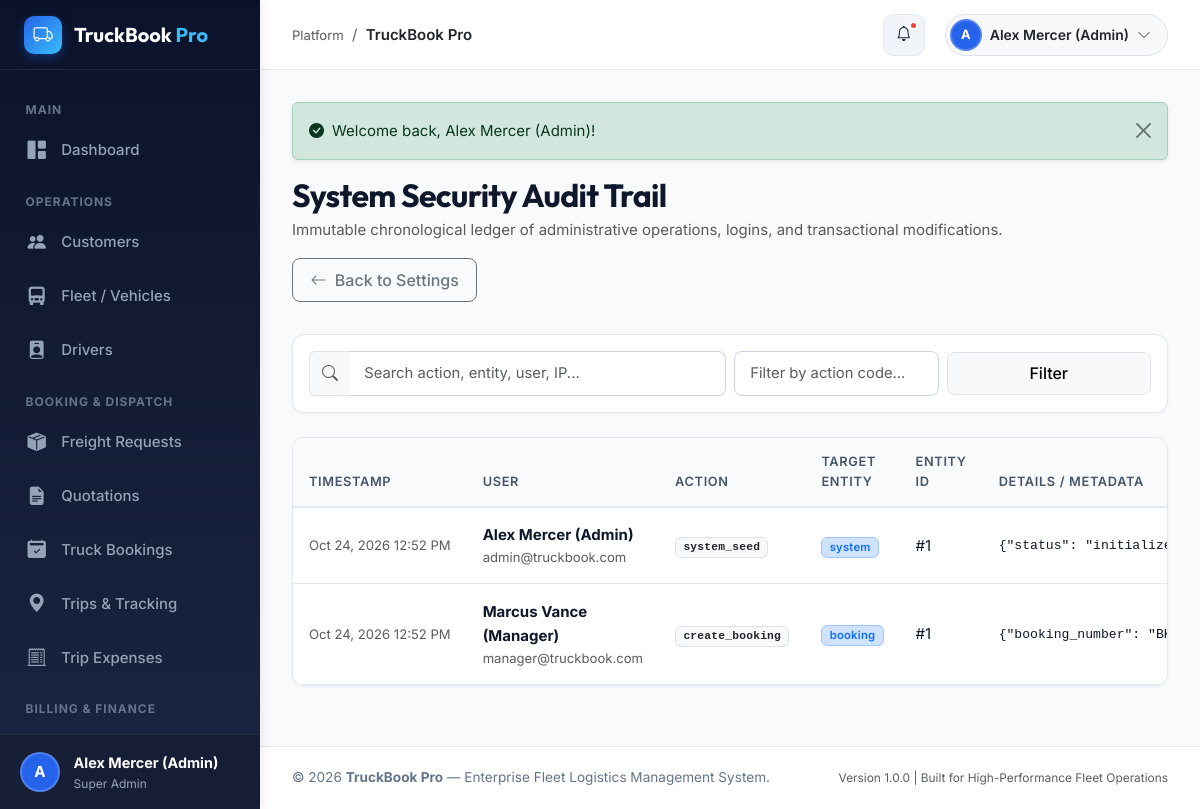
Screenshot of /modules/settings/audit_logs.php (signed in) with the database file from the repository.
### tables this page shows
CREATE TABLE `users` (
  `id` INT UNSIGNED AUTO_INCREMENT PRIMARY KEY,
  `role_id` INT UNSIGNED NOT NULL,
  `name` VARCHAR(100) NOT NULL,
  `email` VARCHAR(120) NOT NULL UNIQUE,
  `password_hash` VARCHAR(255) NOT NULL,
  `phone` VARCHAR(25) NULL,
  `status` ENUM('active', 'inactive', 'suspended') NOT NULL DEFAULT 'active',
  `avatar` VARCHAR(255) NULL,
  `last_login` DATETIME NULL,
  `created_at` DATETIME NOT NULL DEFAULT CURRENT_TIMESTAMP,
  `updated_at` DATETIME NOT NULL DEFAULT CURRENT_TIMESTAMP ON UPDATE CURRENT_TIMESTAMP,
  INDEX `idx_users_role` (`role_id`),
  INDEX `idx_users_email` (`email`),
  INDEX `idx_users_status` (`status`),
  CONSTRAINT `fk_users_role` FOREIGN KEY (`role_id`) REFERENCES `roles` (`id`) ON DELETE RESTRICT
);

CREATE TABLE `roles` (
  `id` INT UNSIGNED AUTO_INCREMENT PRIMARY KEY,
  `name` VARCHAR(50) NOT NULL,
  `slug` VARCHAR(50) NOT NULL UNIQUE,
  `description` TEXT NULL,
  `created_at` DATETIME NOT NULL DEFAULT CURRENT_TIMESTAMP
);

CREATE TABLE `audit_logs` (
  `id` INT UNSIGNED AUTO_INCREMENT PRIMARY KEY,
  `user_id` INT UNSIGNED NULL,
  `action` VARCHAR(100) NOT NULL,
  `entity_type` VARCHAR(50) NOT NULL,
  `entity_id` INT UNSIGNED NULL,
  `old_values` JSON NULL,
  `new_values` JSON NULL,
  `ip_address` VARCHAR(45) NULL,
  `user_agent` VARCHAR(255) NULL,
  `created_at` DATETIME NOT NULL DEFAULT CURRENT_TIMESTAMP,
  INDEX `idx_audit_logs_user` (`user_id`),
  INDEX `idx_audit_logs_action` (`action`),
  INDEX `idx_audit_logs_entity` (`entity_type`, `entity_id`),
  CONSTRAINT `fk_audit_logs_user` FOREIGN KEY (`user_id`) REFERENCES `users` (`id`) ON DELETE SET NULL
);

### includes/auth.php (called while the page is built, shortened)
<?php
function isLoggedIn(): bool {
    return !empty($_SESSION['user_id']) && !empty($_SESSION['role_slug']);
}
function currentUser(): ?array {
    static $cachedUser = null;
    if ($cachedUser !== null) {
        return $cachedUser;
    }
    try {
        $pdo = getDbConnection();
        $stmt = $pdo->prepare("
            SELECT u.id, u.role_id, u.name, u.email, u.phone, u.status, u.avatar, u.last_login,
                   r.name AS role_name, r.slug AS role_slug
            FROM users u
            JOIN roles r ON u.role_id = r.id
            WHERE u.id = ? AND u.status = 'active'
            LIMIT 1
        ");
        $stmt->execute([$_SESSION['user_id']]);
        $user = $stmt->fetch();
        if ($user) {
            $cachedUser = $user;
            return $user;
        }
    } catch (Throwable $e) {
        error_log("Error fetching current user: " . $e->getMessage());
    }
    return null;
}
function currentRole(): string {
    return $_SESSION['role_slug'] ?? 'guest';
}

### includes/validation.php (called while the page is built, shortened)
<?php
function e(?string $string): string {
    return htmlspecialchars((string)($string ?? ''), ENT_QUOTES, 'UTF-8');
}

### modules/settings/audit_logs.php (the view, shortened to what this page needs)
<?php
require_once __DIR__ . '/../../includes/header.php';
$pdo = getDbConnection();
$search = trim($_GET['search'] ?? '');
$actionFilter = trim($_GET['action'] ?? '');
$page = max(1, (int)($_GET['page'] ?? 1));
$perPage = 15;
$offset = ($page - 1) * $perPage;
$whereClauses = [];
$params = [];
$whereSql = !empty($whereClauses) ? "WHERE " . implode(' AND ', $whereClauses) : "";
$sql = "
    SELECT al.*, u.name AS user_name, u.email AS user_email
    FROM audit_logs al
    LEFT JOIN users u ON al.user_id = u.id
    {$whereSql}
    ORDER BY al.created_at DESC
    LIMIT {$perPage} OFFSET {$offset}
";
$stmt = $pdo->prepare($sql);
$stmt->execute($params);
$logs = $stmt->fetchAll();
?>
<div class="page-header">
    <div>
        <h2 class="fw-bold mb-1">System Security Audit Trail</h2>
        <p class="text-muted mb-0">Immutable chronological ledger of administrative operations, logins, and transactional modifications.</p>
    </div>
    <div>
        <a href="<?= BASE_URL ?>/modules/settings/index.php" class="btn btn-outline-secondary">
            <i class="bi bi-arrow-left me-1"></i> Back to Settings
        </a>
    </div>
</div>
<div class="content-card mb-4">
    <div class="content-card-body p-3">
        <form method="GET" action="audit_logs.php" class="row g-2 align-items-center">
            <div class="col-md-6">
                <div class="input-group">
                    <span class="input-group-text bg-light border-end-0 text-muted"><i class="bi bi-search"></i></span>
                    <input type="text" name="search" class="form-control border-start-0"
                           placeholder="Search action, entity, user, IP..." value="<?= e($search) ?>">
                </div>
            </div>
            <div class="col-md-3">
                <input type="text" name="action" class="form-control" placeholder="Filter by action code..." value="<?= e($actionFilter) ?>">
            </div>
            <div class="col-md-3 d-flex gap-2">
                <button type="submit" class="btn btn-light border w-100">Filter</button>
            </div>
        </form>
    </div>
</div>
<div class="content-card">
    <div class="table-responsive">
        <table class="table table-custom">
            <thead>
                <tr>
                    <th>Timestamp</th>
                    <th>User</th>
                    <th>Action</th>
                    <th>Target Entity</th>
                    <th>Entity ID</th>
                    <th>Details / Metadata</th>
                </tr>
            </thead>
            <tbody>
                <?php if (empty($logs)): ?>
                    <tr>
                        <td colspan="7" class="text-center py-5 text-muted">
                            <i class="bi bi-shield-check display-6 d-block mb-2 text-light"></i>
                            No audit log records found.
                        </td>
                    </tr>
                <?php else: ?>
                    <?php foreach ($logs as $l): ?>
                        <tr>
                            <td class="text-nowrap small text-muted">
                                <?= formatDateTime($l['created_at']) ?>
                            </td>
                            <td>
                                <?php if ($l['user_name']): ?>
                                    <strong><?= e($l['user_name']) ?></strong>
                                    <div class="text-muted small"><?= e($l['user_email']) ?></div>
                                <?php else: ?>
                                    <span class="text-muted italic">System / Console</span>
                                <?php endif; ?>
                            </td>
                            <td>
                                <span class="badge bg-light text-dark border font-monospace"><?= e($l['action']) ?></span>
                            </td>
                            <td>
                                <span class="badge bg-primary-subtle text-primary border border-primary-subtle"><?= e($l['entity_type']) ?></span>
                            </td>
                            <td>
                                <?= $l['entity_id'] ? '#' . $l['entity_id'] : '—' ?>
                            </td>
                            <td>
                                <?php if ($l['new_values']): ?>
                                    <pre class="m-0 small text-truncate" style="max-width: 280px;"><?= e($l['new_values']) ?></pre>
                                <?php else: ?>
                                    <span class="text-muted small">—</span>
                                <?php endif; ?>
                            </td>
                        </tr>
                    <?php endforeach; ?>
                <?php endif; ?>
            </tbody>
        </table>
    </div>
</div>
<?php require_once __DIR__ . '/../../includes/footer.php'; ?>

### includes/sidebar.php (shortened to what this page needs)
<?php
$currentRole = currentRole();
$user = currentUser();
?>
<aside id="app-sidebar">
    <div class="sidebar-header">
        <a href="<?= BASE_URL ?>/dashboard.php" class="sidebar-brand">
            <div class="brand-icon">
                <i class="bi bi-truck"></i>
            </div>
            <span>TruckBook <span class="text-primary" style="color: #38bdf8 !important;">Pro</span></span>
        </a>
    </div>
    <div class="sidebar-menu">
        <div class="menu-heading">Main</div>
        <a href="<?= BASE_URL ?>/dashboard.php" class="nav-link-custom <?= isActiveRoute('dashboard.php') ?>">
            <i class="bi bi-grid-1x2-fill"></i>
            <span>Dashboard</span>
        </a>
        <?php if (in_array($currentRole, ['super_admin', 'transport_manager', 'operator'], true)): ?>
            <div class="menu-heading">Operations</div>
            <a href="<?= BASE_URL ?>/modules/customers/index.php" class="nav-link-custom <?= isActiveRoute('/customers/') ?>">
                <i class="bi bi-people-fill"></i>
                <span>Customers</span>
            </a>
            <a href="<?= BASE_URL ?>/modules/vehicles/index.php" class="nav-link-custom <?= isActiveRoute('/vehicles/') ?>">
                <i class="bi bi-truck-front-fill"></i>
                <span>Fleet / Vehicles</span>
            </a>
            <a href="<?= BASE_URL ?>/modules/drivers/index.php" class="nav-link-custom <?= isActiveRoute('/drivers/') ?>">
                <i class="bi bi-person-badge-fill"></i>
                <span>Drivers</span>
            </a>
        <?php endif; ?>
        <div class="menu-heading">Booking & Dispatch</div>
        <a href="<?= BASE_URL ?>/modules/freight_requests/index.php" class="nav-link-custom <?= isActiveRoute('/freight_requests/') ?>">
            <i class="bi bi-box-seam-fill"></i>
            <span>Freight Requests</span>
        </a>
        <?php if (in_array($currentRole, ['super_admin', 'transport_manager', 'customer'], true)): ?>
            <a href="<?= BASE_URL ?>/modules/quotations/index.php" class="nav-link-custom <?= isActiveRoute('/quotations/') ?>">
                <i class="bi bi-file-earmark-text-fill"></i>
                <span>Quotations</span>
            </a>
        <?php endif; ?>
        <?php if ($currentRole !== 'driver'): ?>
            <a href="<?= BASE_URL ?>/modules/bookings/index.php" class="nav-link-custom <?= isActiveRoute('/bookings/') ?>">
                <i class="bi bi-calendar2-check-fill"></i>
                <span>Truck Bookings</span>
            </a>
        <?php endif; ?>
        <a href="<?= BASE_URL ?>/modules/trips/index.php" class="nav-link-custom <?= isActiveRoute('/trips/') ?>">
            <i class="bi bi-geo-alt-fill"></i>
            <span>Trips & Tracking</span>
        </a>
        <?php if (in_array($currentRole, ['super_admin', 'transport_manager', 'operator', 'driver'], true)): ?>
            <a href="<?= BASE_URL ?>/modules/expenses/index.php" class="nav-link-custom <?= isActiveRoute('/expenses/') ?>">
                <i class="bi bi-receipt-cutoff"></i>
                <span>Trip Expenses</span>
            </a>
        <?php endif; ?>
        <?php if (in_array($currentRole, ['super_admin', 'transport_manager', 'customer'], true)): ?>
            <div class="menu-heading">Billing & Finance</div>
            <a href="<?= BASE_URL ?>/modules/invoices/index.php" class="nav-link-custom <?= isActiveRoute('/invoices/') ?>">
            </a>
        <?php endif; ?>
    </div>
    <div class="sidebar-user">
        <div class="user-avatar-circle">
            <?= strtoupper(substr($user['name'] ?? 'U', 0, 1)) ?>
        </div>
        <div class="user-info text-truncate">
            <div class="fw-bold text-white text-truncate" style="font-size: 0.9rem;">
                <?= e($user['name'] ?? 'Guest') ?>
            </div>
            <div class="text-light" style="font-size: 0.75rem; color: #94a3b8 !important;">
                <?= e($user['role_name'] ?? 'Role') ?>
            </div>
        </div>
    </div>
</aside>

### includes/topbar.php (shortened to what this page needs)
<?php
require_once __DIR__ . '/../config/database.php';
$userId = currentUserId();
$unreadNotifications = [];
if ($userId) {
    try {
        $pdo = getDbConnection();
        $notifStmt = $pdo->prepare("
            SELECT id, title, message, link, type, created_at
            FROM notifications
            WHERE user_id = ? AND is_read = 0
            ORDER BY created_at DESC
            LIMIT 5
        ");
        $notifStmt->execute([$userId]);
        $unreadNotifications = $notifStmt->fetchAll();
    } catch (Throwable $e) {
    }
}
$unreadCount = count($unreadNotifications);
?>
<header id="app-topbar">
    <div class="d-flex align-items-center gap-3">
        <div class="d-none d-md-block">
            <span class="text-muted small">Platform</span>
            <span class="mx-1 text-muted">/</span>
            <span class="fw-semibold text-dark"><?= e($pageTitle ?? 'Overview') ?></span>
        </div>
    </div>
    <div class="topbar-actions">
        <div class="dropdown">
            <button class="notification-btn" type="button" data-bs-toggle="dropdown" aria-expanded="false" title="Notifications">
                <i class="bi bi-bell"></i>
                <?php if ($unreadCount > 0): ?>
                    <span class="notification-badge"></span>
                <?php endif; ?>
            </button>
        </div>
        <div class="dropdown">
            <button class="btn btn-light border d-flex align-items-center gap-2 p-1 pe-3 rounded-pill" type="button" data-bs-toggle="dropdown" aria-expanded="false">
                <div class="user-avatar-circle" style="width: 32px; height: 32px; font-size: 0.8rem;">
                    <?= strtoupper(substr($user['name'] ?? 'U', 0, 1)) ?>
                </div>
                <span class="topbar-user-name fw-semibold small text-dark"><?= e($user['name'] ?? 'Account') ?></span>
                <i class="bi bi-chevron-down small text-muted"></i>
            </button>
        </div>
    </div>
</header>

### rows the page displays
users: name "A", name "Alex Mercer (Admin)", role.name "Super Admin"
audit_logs: created_at "Oct 24, 2026 12:52 PM", user.name "Alex Mercer (Admin)", user.email "admin@truckbook.com", action "system_seed", entity_type "system", entity "1", new_values "{\"status\": \"initialized\", \"version…"
audit_logs: created_at "Oct 24, 2026 12:52 PM", user.name "Marcus Vance (Manager)", user.email "manager@truckbook.com", action "create_booking", entity_type "booking", entity "1", new_values "{\"booking_number\": \"BKG-2026-0001\"…"

### other values shown
$pageTitle "TruckBook Pro"
$text "Welcome back, Alex Mercer (Admin)!"
APP_NAME "TruckBook Pro"
APP_VERSION "1.0.0"
